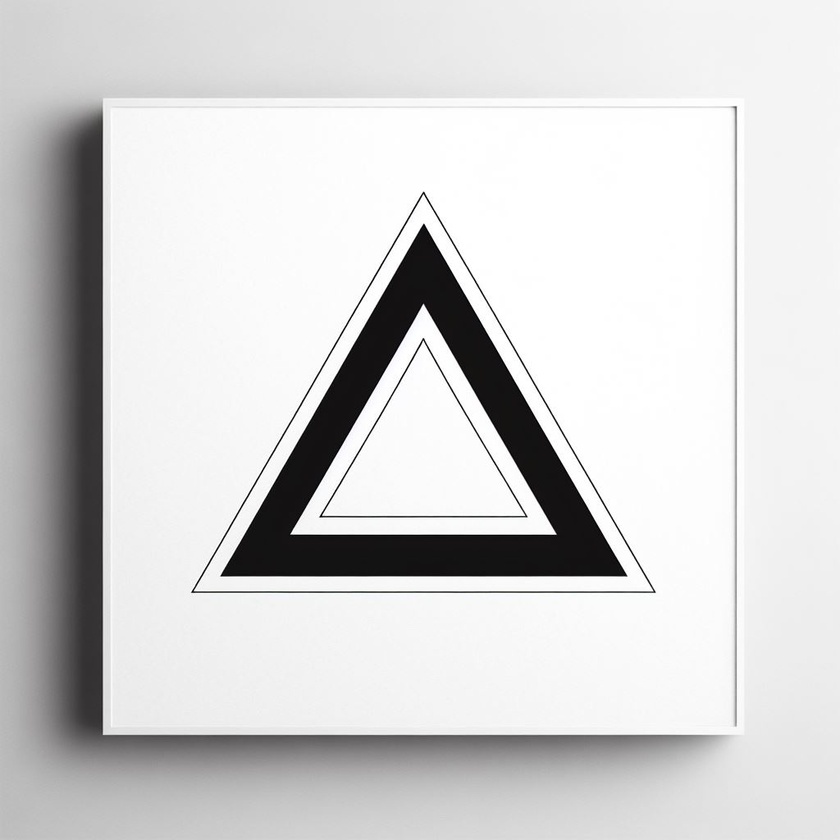
#> input picture img/img3.jpeg, 840 x 840 px, shrunk from 1024 x 1024 before the run
$ python subtract_images.py
#> lines starting #> are read from the running program, lines starting #| are printed output that depends on the picture
import cv2 as cv
import numpy as np
from matplotlib import pyplot as plt

#load the image
img1 = cv.imread('./img/img3.jpeg', cv.IMREAD_GRAYSCALE)
#> img1: shape (840, 840); min 0, max 255, mean 212
img2 = cv.imread('./img/img5.jpeg', cv.IMREAD_GRAYSCALE)
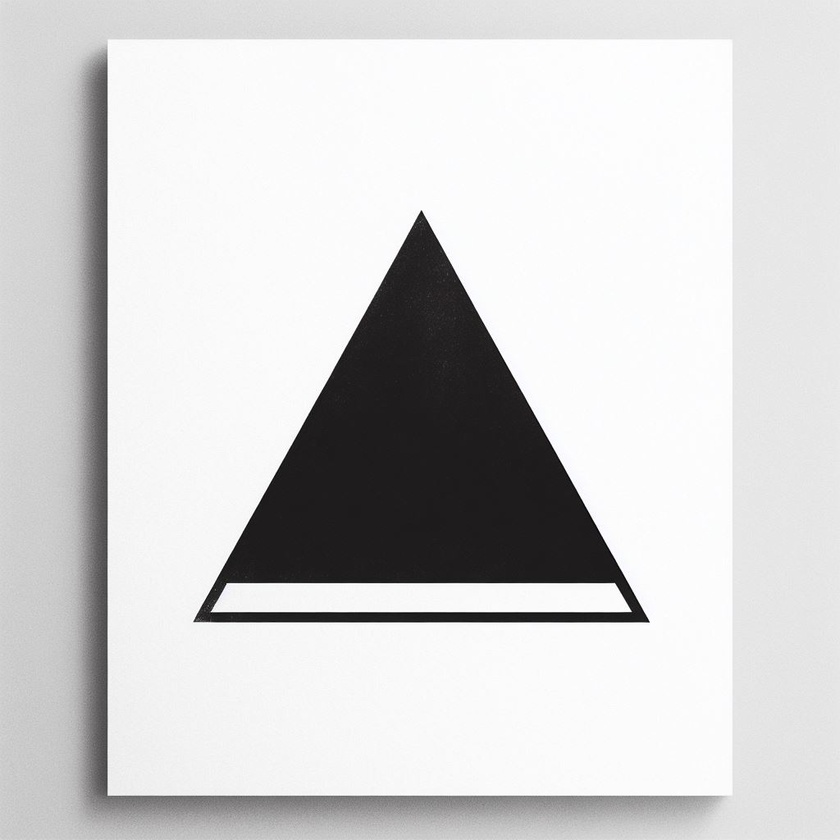
#> input picture img/img5.jpeg, 840 x 840 px, shrunk from 1024 x 1024 before the run
#> img2: shape (840, 840); min 0, max 255, mean 209.4

#convert img to matrix.
img1_matrix = np.array(img1)
img2_matrix = np.array(img2)

subtract = np.subtract(img1_matrix, img2_matrix)
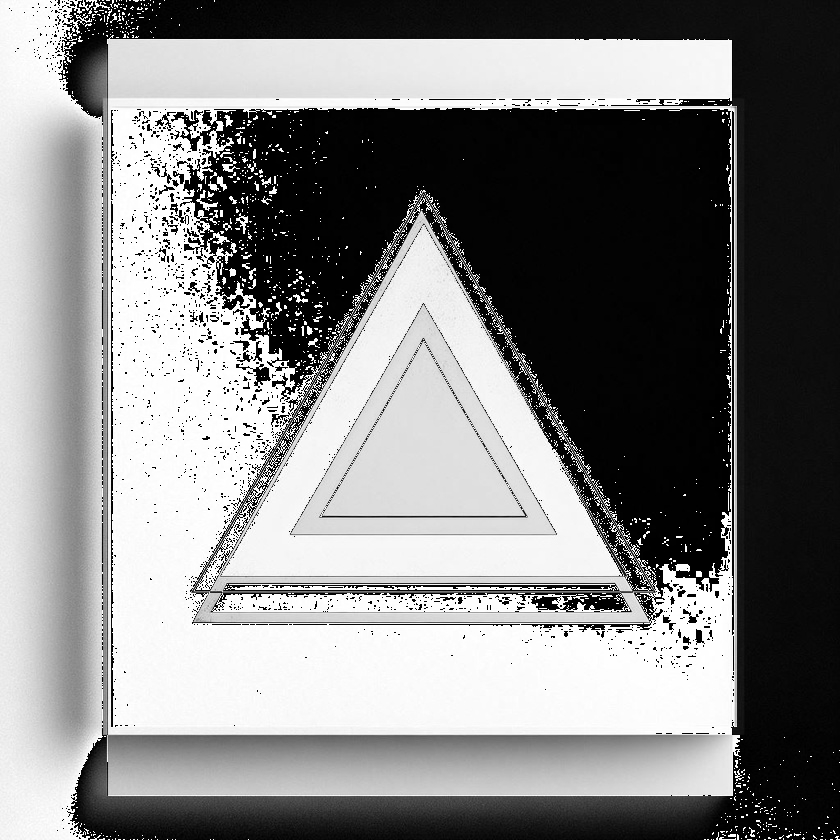
#> subtract: shape (840, 840); min 0, max 255, mean 131.1
cv.imwrite('./img/img_subtract.jpeg', subtract)

#grid to show multiple images
plt.subplot(2,2,1)
#show image
plt.imshow(img1,'gray' ), plt.title('Image 1'), plt.subplots_adjust(wspace=1)

plt.subplot(2,2,2)
plt.imshow(img2,'gray'), plt.title('Image 2'), plt.subplots_adjust(wspace=1)

plt.subplot(2,2,(3,4))
plt.imshow(subtract,'gray'), plt.title('Sum')

plt.show()
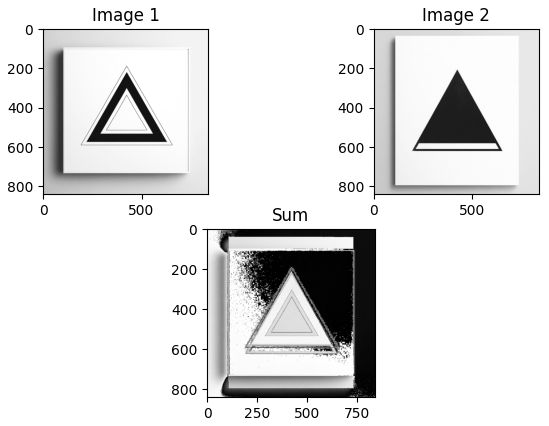
#> figure drawn by matplotlib, 3 panels
